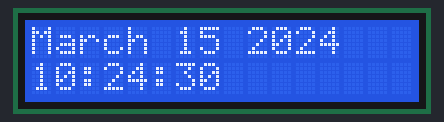
Recording of a sketch running on a simulated Arduino Uno, built with avr-gcc and run on an emulated ATmega328P. On the bench: 16×2 character LCD. The local clock reads 2024-03-15 10:24:30 at power-on unless the sketch sets it.

Above: at 0.1 s.
At 4.3 s:
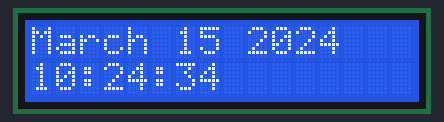
At 9.4 s:
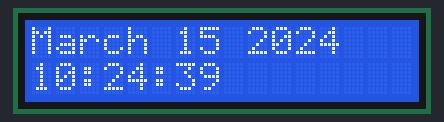
At 18.7 s:
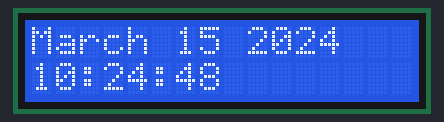
At 27.9 s:
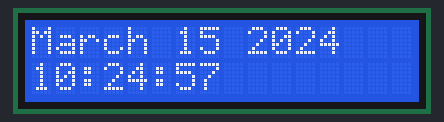
At 38.2 s:
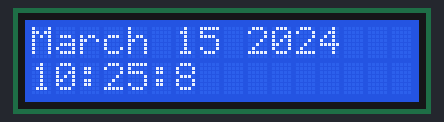

The sketch:

lcdClock.ino
```cpp
#include <DS3231.h>
#include <Wire.h>
#include <LiquidCrystal_I2C.h>

DS3231  rtc(SDA, SCL);
LiquidCrystal_I2C lcd(0x27, 16, 2);

Time  t;

void setup()
{
  Serial.begin(9600);
  lcd.init();
  lcd.backlight();
  rtc.begin();

  //rtc.setDOW(FRIDAY);
  //rtc.setTime(10, 49, 0);
  //rtc.setDate(14, 7, 2017);
}

void loop()
{
  lcd.clear();
  t = rtc.getTime();
  lcd.setCursor(0, 0);
  lcd.print(rtc.getMonthStr());
  lcd.print(" ");
  lcd.print(t.date, DEC);
  lcd.print(" ");
  lcd.print(t.year, DEC);
  //lcd.print(", ");

  // Print time
  //Serial.print(t.dow, DEC);
  lcd.setCursor(0, 1);
  lcd.print(t.hour, DEC);
  lcd.print(":");
  lcd.print(t.min, DEC);
  lcd.print(":");
  lcd.print(t.sec, DEC);
  delay (1000);
}
```

Measured:
- what the display in image 1 shows lasts 1.0 s, from 4.2 s to 5.2 s
